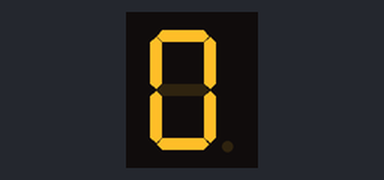
The sketch below on a simulated Arduino Uno, built with avr-gcc and run on an emulated ATmega328P. Parts: 1-digit seven-segment display. Wiring (inferred from the names in the program): 1-digit 7-segment display, segments lit when LOW: segments pin 2, pin 3, pin 4, pin 5, pin 6, pin 7, pin 8. The segment pins are drawn as the display they are named for.

Above: at 0.1 s.
At 1.1 s:
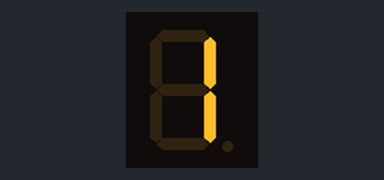
At 2.1 s:
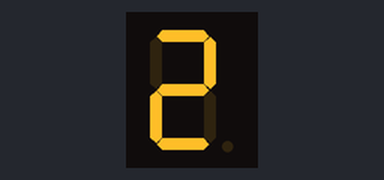
At 4.1 s:
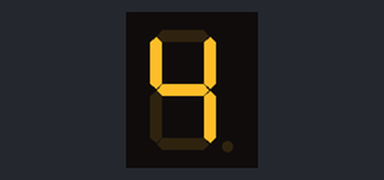
At 6.1 s:
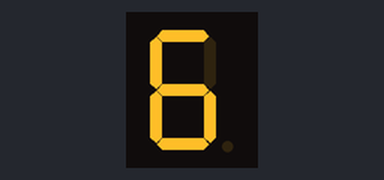
At 9.1 s:
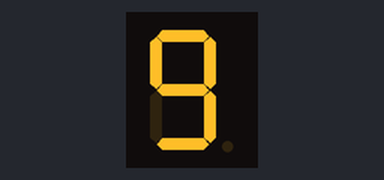

Measured:
- by itself, everything shown: repeats every 10.0 s, in 10 steps
- what the display in image 1 shows lasts 1.0 s, from 1.0 s to 2.0 s

The sketch:

7_segment_display.ino
```cpp
int a = 2;
int b = 3;
int c = 4;
int d = 5;
int e = 6;
int f = 7;
int g = 8;

void setup() {
  pinMode(a, OUTPUT);
  pinMode(b, OUTPUT);
  pinMode(c, OUTPUT);
  pinMode(d, OUTPUT);
  pinMode(e, OUTPUT);
  pinMode(f, OUTPUT);
  pinMode(g, OUTPUT);
}

void loop() {

  sifir();
  delay(1000);
  bir();
  delay(1000);
  iki();
  delay(1000);
  uc();
  delay(1000);
  dort();
  delay(1000);
  bes();
  delay(1000);
  alti();
  delay(1000);
  yedi();
  delay(1000);
  sekiz();
  delay(1000);
  dokuz();
  delay(1000);
}
//void sifir diye bir fonksiyon oluşturuyouz
void sifir() {

  digitalWrite(a, false);
  digitalWrite(b, false);
  digitalWrite(c, false);
  digitalWrite(d, false);
  digitalWrite(e, false);
  digitalWrite(f, false);
  digitalWrite(g, true);
}

void bir() {

  digitalWrite(a, true);
  digitalWrite(b, false);
  digitalWrite(c, false);
  digitalWrite(d, true);
  digitalWrite(e, true);
  digitalWrite(f, true);
  digitalWrite(g, true);
}

void iki() {

  digitalWrite(a, false);
  digitalWrite(b, false);
  digitalWrite(c, true);
  digitalWrite(d, false);
  digitalWrite(e, false);
  digitalWrite(f, true);
  digitalWrite(g, false);
}

void uc(){

  digitalWrite(a, false);
  digitalWrite(b, false);
  digitalWrite(c, false);
  digitalWrite(d, false);
  digitalWrite(e, true);
  digitalWrite(f, true);
  digitalWrite(g, false);
}
void dort(){

  digitalWrite(a, true);
  digitalWrite(b, false);
  digitalWrite(c, false);
  digitalWrite(d, true);
  digitalWrite(e, true);
  digitalWrite(f, false);
  digitalWrite(g, false);
}
void bes(){

  digitalWrite(a, false);
  digitalWrite(b, true);
  digitalWrite(c, false);
  digitalWrite(d, false);
  digitalWrite(e, true);
  digitalWrite(f, false);
  digitalWrite(g, false);
}
void alti(){

  digitalWrite(a, false);
  digitalWrite(b, true);
  digitalWrite(c, false);
  digitalWrite(d, false);
  digitalWrite(e, false);
  digitalWrite(f, false);
  digitalWrite(g, false);
}
void yedi(){

  digitalWrite(a, false);
  digitalWrite(b, false);
  digitalWrite(c, false);
  digitalWrite(d, true);
  digitalWrite(e, true);
  digitalWrite(f, false);
  digitalWrite(g, true);
}
void sekiz(){

  digitalWrite(a, false);
  digitalWrite(b, false);
  digitalWrite(c, false);
  digitalWrite(d, false);
  digitalWrite(e, false);
  digitalWrite(f, false);
  digitalWrite(g, false);
}
void dokuz(){

  digitalWrite(a, false);
  digitalWrite(b, false);
  digitalWrite(c, false);
  digitalWrite(d, false);
  digitalWrite(e, true);
  digitalWrite(f, false);
  digitalWrite(g, false);
}
```
